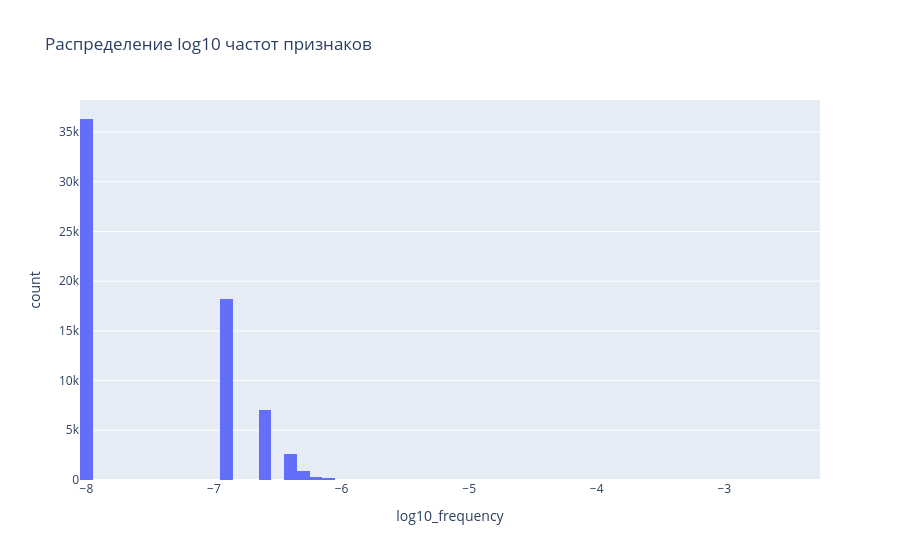

The notebook cell saved with this chart:
### Code cell
plot_df = freq_df.copy()
plot_df["log10_frequency"] = np.log10(plot_df["frequency"] + 1e-8)
display(px.histogram(plot_df, x="log10_frequency", nbins=80, title="Распределение log10 частот признаков"))

### Figure 1 — Plotly figure (JSON) as saved in the notebook; plotly's stock layout.template omitted (floating-point values rounded to 4 significant figures; data arrays with more than 128 entries replaced by an {"elided": "..."} marker saying what was removed)
{"data": [{"bingroup": "x", "hovertemplate": "log10_frequency=%{x}<br>count=%{y}<extra></extra>", "legendgroup": "", "marker": {"color": "#636efa", "pattern": {"shape": ""}}, "name": "", "nbinsx": 80, "orientation": "v", "showlegend": false, "type": "histogram", "x": {"elided": "65536 float values"}, "xaxis": "x", "yaxis": "y"}], "layout": {"barmode": "relative", "legend": {"tracegroupgap": 0}, "title": {"text": "Распределение log10 частот признаков"}, "xaxis": {"anchor": "y", "domain": [0, 1], "title": {"text": "log10_frequency"}}, "yaxis": {"anchor": "x", "domain": [0, 1], "title": {"text": "count"}}}}
